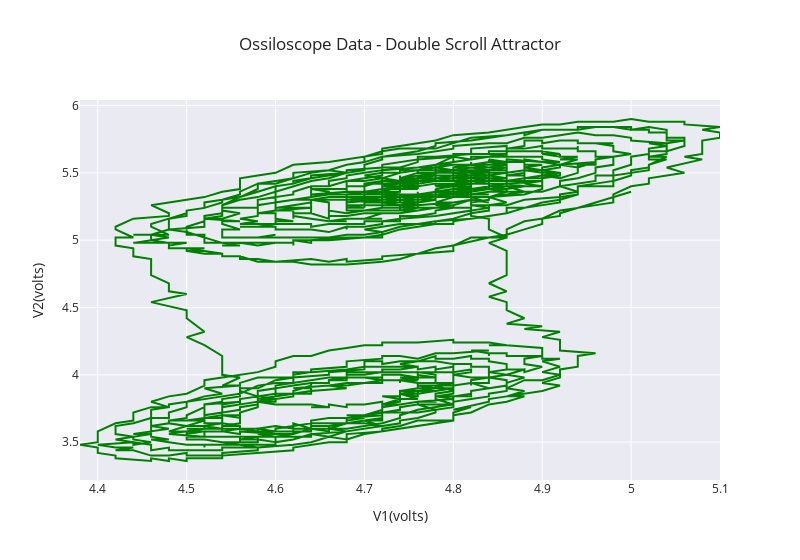

Source (notebook cell):
### Markdown cell above
# Trail 5 Graphs

### Code cell
import plotly.graph_objects as go

# Create a figure object
fig = go.Figure()

# Customize the plot
fig.update_layout(
    title='Ossiloscope Data - Double Scroll Attractor',
    xaxis_title='V1(volts)',
    yaxis_title='V2(volts)',
    template='seaborn',
    width=800,
)

# Plot the data
fig.add_trace(go.Scatter(
    x=trail5_CH1['   4.70000'],
    y=trail5_CH2['   5.54000'],
    mode='lines',
    name='sadfas',
    line=dict(color='green')
))

# Show the plot
fig.show()

### Figure 1 — Plotly figure (JSON) as saved in the notebook; plotly's stock layout.template omitted (floating-point values rounded to 4 significant figures; data arrays with more than 128 entries replaced by an {"elided": "..."} marker saying what was removed)
{"data": [{"line": {"color": "green"}, "mode": "lines", "name": "sadfas", "type": "scatter", "x": {"elided": "2499 float values"}, "y": {"elided": "2499 float values"}}], "layout": {"title": {"text": "Ossiloscope Data - Double Scroll Attractor"}, "width": 800, "xaxis": {"title": {"text": "V1(volts)"}}, "yaxis": {"title": {"text": "V2(volts)"}}}}
